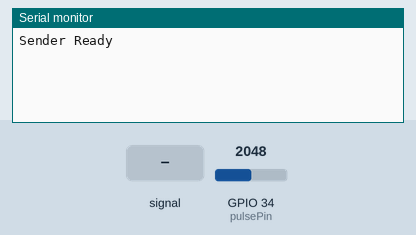
This sketch was run on a simulated ESP32. On the bench: the last lines printed to the serial monitor. The test bench sets the inputs (shaded band); at power-on: GPIO 34 (pulsePin) = 2048.

Above: at 1.2 s.
1.3 s: GPIO 34 (pulsePin) fed a 200 Hz sine of ±1023 counts around its level
At 2.5 s:
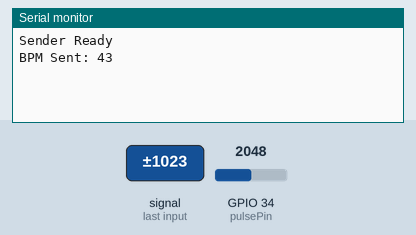
2.8 s: GPIO 34 (pulsePin) fed a 2 Hz sine of ±1228 counts around its level
At 3.34 s:
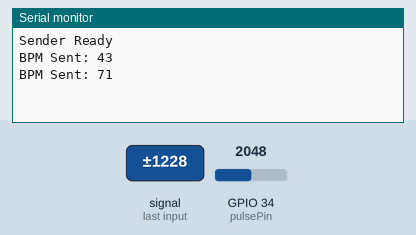
Timing chart, 0 to 5.8 s (numbered marks = the images above; inputs shaded):
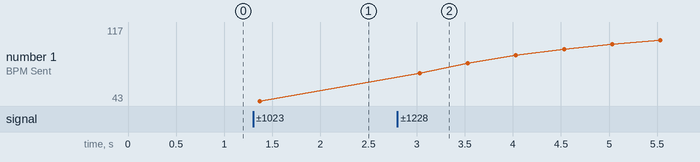

Measured:
- after the input at 1.3 s, the serial monitor: prints a new line after 0.07 s (image 1)
- after the input at 2.8 s, the serial monitor: prints a new line after 0.23 s (image 2)
- plotted number 1: 43 → 117 after the input at 2.8 s

The sketch:

Sender_code_screenandhumidifier.ino
```cpp
#include <WiFi.h>
#include <esp_now.h>

uint8_t receiverMAC[] = {0x94, 0x51, 0xDC, 0x5B, 0xD9, 0xA8};

typedef struct {
  float bpm;
} Message;

Message msg;

const int pulsePin = 34;
const int THRESHOLD = 2500;

bool beatDetected = false;
unsigned long lastBeatTime = 0;
float bpm = 0;

void setup() {

  Serial.begin(115200);

  WiFi.mode(WIFI_STA);

  if (esp_now_init() != ESP_OK) {
    Serial.println("ESP-NOW Init Failed");
    return;
  }

  esp_now_peer_info_t peerInfo = {};

  memcpy(peerInfo.peer_addr, receiverMAC, 6);
  peerInfo.channel = 0;
  peerInfo.encrypt = false;

  if (esp_now_add_peer(&peerInfo) != ESP_OK) {
    Serial.println("Failed to add peer");
    return;
  }

  Serial.println("Sender Ready");
}

void loop() {

  int signal = analogRead(pulsePin);

  if (signal > THRESHOLD && !beatDetected) {

    beatDetected = true;

    unsigned long now = millis();
    unsigned long interval = now - lastBeatTime;

    lastBeatTime = now;

    if (interval > 300 && interval < 1500) {

      float newBPM = 60000.0 / interval;

      if (bpm == 0) {
        bpm = newBPM;
      } else {
        bpm = bpm * 0.8 + newBPM * 0.2;
      }

      msg.bpm = bpm;

      esp_now_send(
        receiverMAC,
        (uint8_t *)&msg,
        sizeof(msg)
      );

      Serial.print("BPM Sent: ");
      Serial.println((int)bpm);
    }
  }

  if (signal < THRESHOLD - 200) {
    beatDetected = false;
  }

  delay(5);
}
```
